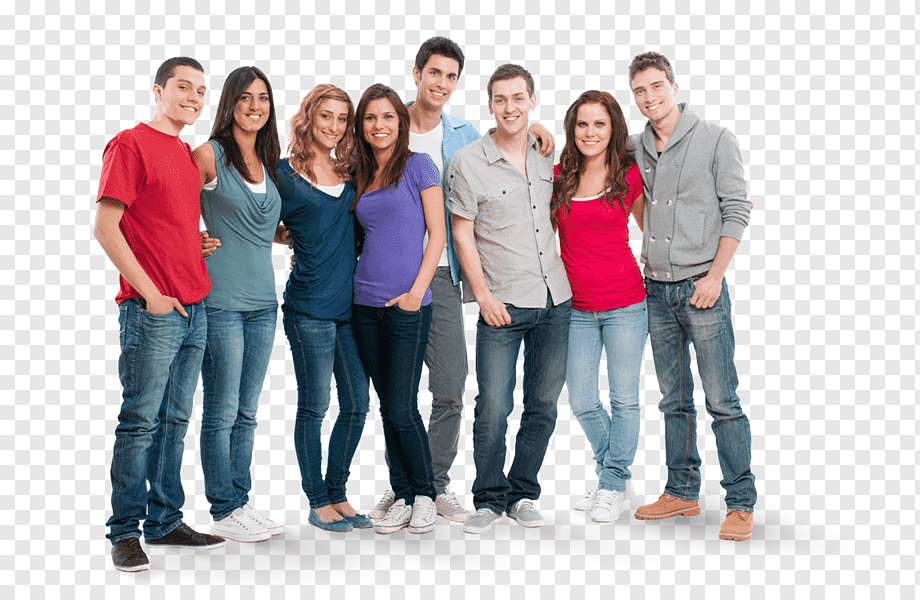
#> input picture lab2.2/lab2_2/2.png, 920 x 600 px
$ python 6.py
#> lines starting #> are read from the running program, lines starting #| are printed output that depends on the picture; after the words box and inside, x2 and y2 are one past the last pixel; in counts of white or black regions, pixels touching at a corner belong together
import cv2

cascade_face = cv2.CascadeClassifier(cv2.data.haarcascades + \
                                     'haarcascade_frontalface_default.xml')

cascade_eye = cv2.CascadeClassifier(cv2.data.haarcascades + \
                                    'haarcascade_eye.xml')

cascade_smile = cv2.CascadeClassifier(cv2.data.haarcascades + \
                                    'haarcascade_smile.xml')

img = cv2.imread('2.png')
#> img is the input picture: shape (600, 920, 3); mean B, G, R 185.5, 181.4, 187.7

gray = cv2.cvtColor(img, cv2.COLOR_BGR2GRAY)
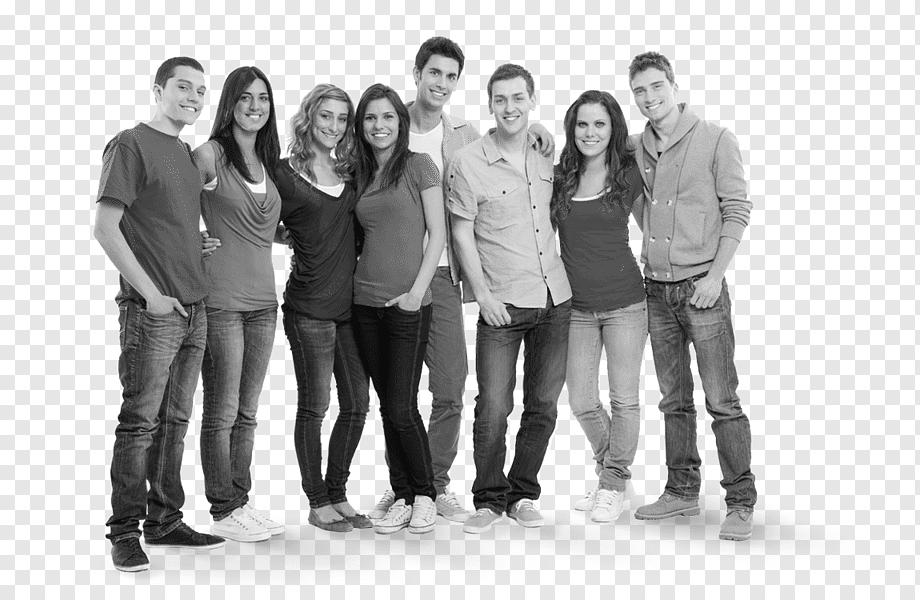
#> gray: shape (600, 920); min 11, max 255, mean 183.8

faces = cascade_face.detectMultiScale(gray, scaleFactor = 1.3, minNeighbors = 5)
#> faces = [[231, 80, 47, 47], [416, 54, 53, 53], [625, 68, 52, 52], [163, 67, 56, 56], [484, 78, 53, 53], [356, 98, 50, 50], [310, 99, 49, 49], [566, 104, 52, 52]]


for (x,y,w,h) in faces:
    cv2.rectangle(img, (x,y), (x+w,y+h), (0,0,255), 2)

    cv2.putText(img, 'Faces: ' + str(len(faces)), (20,40),
                cv2.FONT_HERSHEY_SIMPLEX, 1, (0,0,0), 2,
                cv2.LINE_AA)
    roi_color = img[y:y+h, x:x+w]
    roi_gray = gray[y:y+h, x:x+w]

    eyes = cascade_eye.detectMultiScale(roi_gray, 1.8, minNeighbors = 3)
    smile = cascade_smile.detectMultiScale(roi_gray, 1.3, minNeighbors = 8)

    for ex,ey,ew,eh in smile:
        cv2.rectangle(roi_color, (ex,ey), (ex+ew, ey+eh), (255,0,0), 2)

    for ex,ey,ew,eh in eyes:
        cv2.rectangle(roi_color, (ex,ey), (ex+ew, ey+eh), (0,255,0), 2)
#> this loop made 8 passes
#> pass 1, `roi_color = img[y:y+h, x:x+w]`:
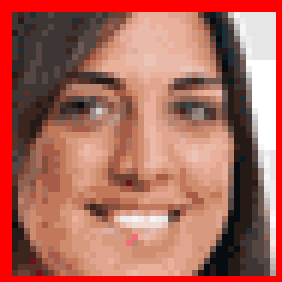
#> roi_color: shape (47, 47, 3) (shown 6 times larger); mean B, G, R 92.5, 105.4, 172.6
#> pass 1, `roi_gray = gray[y:y+h, x:x+w]`:
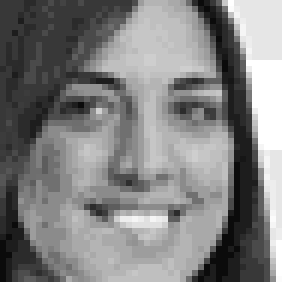
#> roi_gray: shape (47, 47) (shown 6 times larger); min 11, max 255, mean 128.6
#> pass 2, `roi_gray = gray[y:y+h, x:x+w]`:
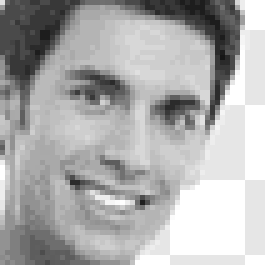
#> roi_gray: shape (53, 53) (shown 5 times larger); min 22, max 255, mean 173.5
#> after the loop:
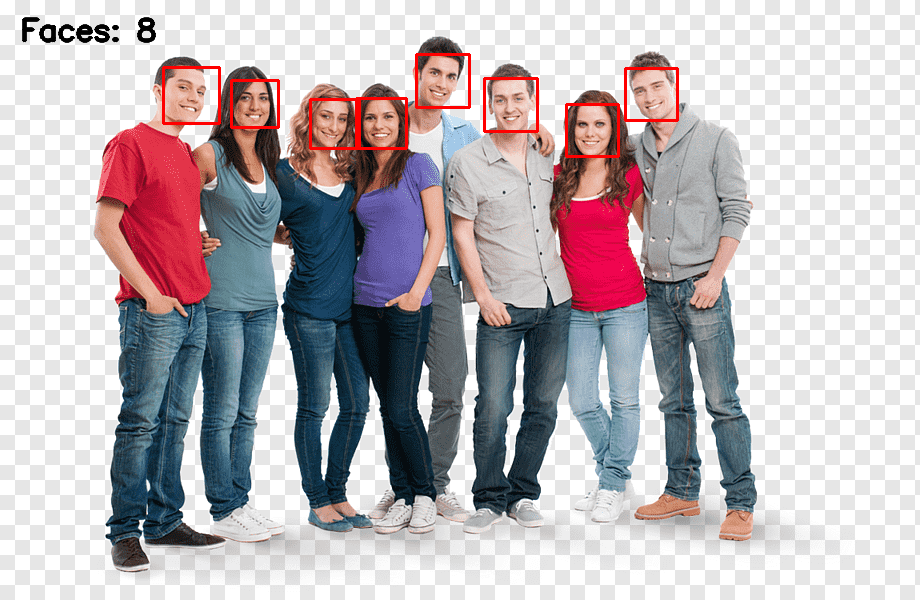
#> img: shape (600, 920, 3); 1.15% of pixels changed, all inside (x1, y1, x2, y2) = (22, 17, 679, 158)
#> after the loop:
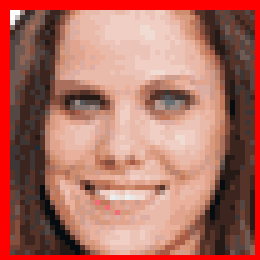
#> roi_color: shape (52, 52, 3) (shown 5 times larger); mean B, G, R 97.9, 110.3, 175.4
#> after the loop:
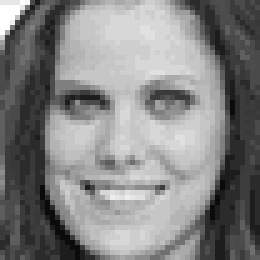
#> roi_gray: shape (52, 52) (shown 5 times larger); min 11, max 255, mean 131


cv2.imshow("Image", img)
cv2.waitKey(0)
cv2.destroyAllWindows()

$ run again, with lab2.2/lab2_2/Снимок экрана 2024-12-07 163540.png copied over lab2.2/lab2_2/2.png
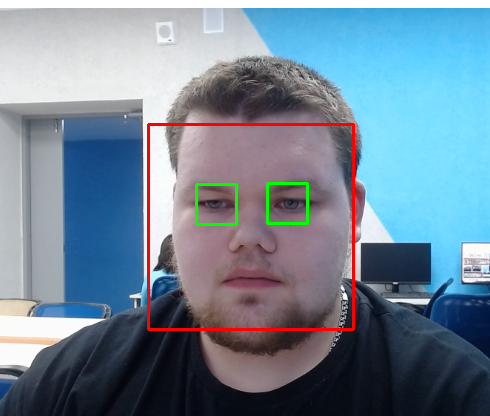
#> input picture lab2.2/lab2_2/Снимок экрана 2024-12-07 163540.png, 490 x 416 px
#> img is the input picture: shape (416, 490, 3); mean B, G, R 150.6, 134.2, 114.3
#> `gray = cv2.cvtColor(img, cv2.COLOR_BGR2GRAY)`:
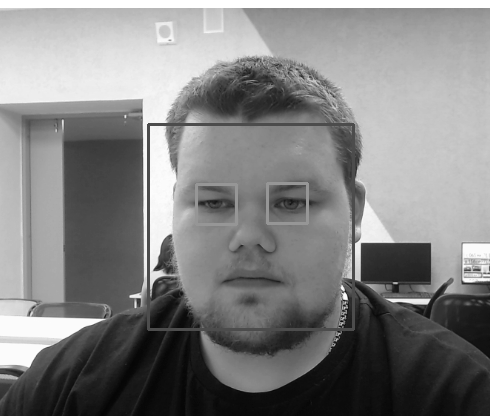
#> gray: shape (416, 490); min 4, max 255, mean 130.1
#> faces = [[150, 123, 204, 204]]
#> the loop `for (x,y,w,h) in faces:` made 1 pass
#> (x, y, w, h, eyes, smile) on pass 1: (150, 123, 204, 204, [[119, 62, 36, 36], [31, 50, 65, 65]], [[50, 142, 103, 51]])
#> after the loop `for (x,y,w,h) in faces:`:
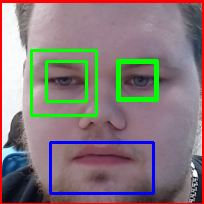
#> roi_color: shape (204, 204, 3); mean B, G, R 122.9, 121.4, 134.6

$ run again, with lab2.2/lab2_2/1.jpg saved as lab2.2/lab2_2/2.png
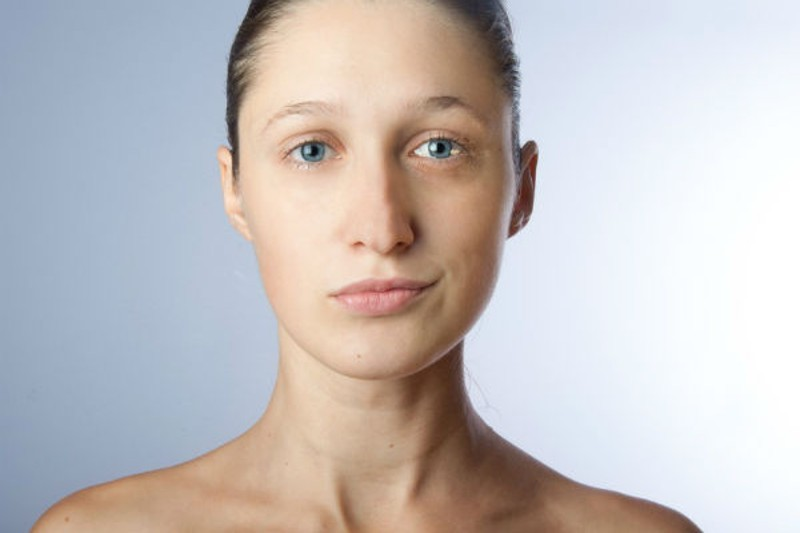
#> input picture lab2.2/lab2_2/1.jpg, 800 x 533 px
#> img is the input picture: shape (533, 800, 3); mean B, G, R 191.4, 191.4, 196.8
#> faces = [[210, 23, 331, 331]]
#> the loop `for (x,y,w,h) in faces:` made 1 pass
#> (x, y, w, h, smile) on pass 1: (210, 23, 331, 331, [[176, 107, 76, 38]])
#> pass 1, `roi_gray = gray[y:y+h, x:x+w]`:
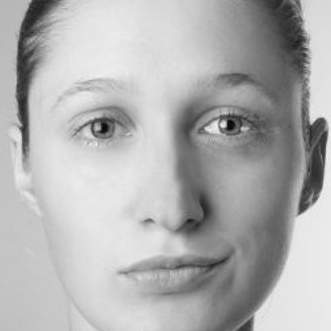
#> roi_gray: shape (331, 331); min 4, max 242, mean 176.5
#> after the loop `for (x,y,w,h) in faces:`:
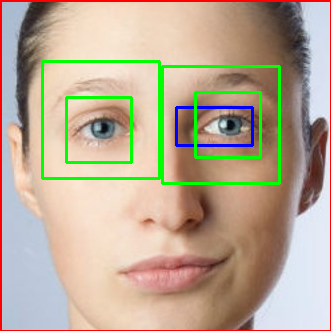
#> roi_color: shape (331, 331, 3); mean B, G, R 148.6, 170.2, 186
